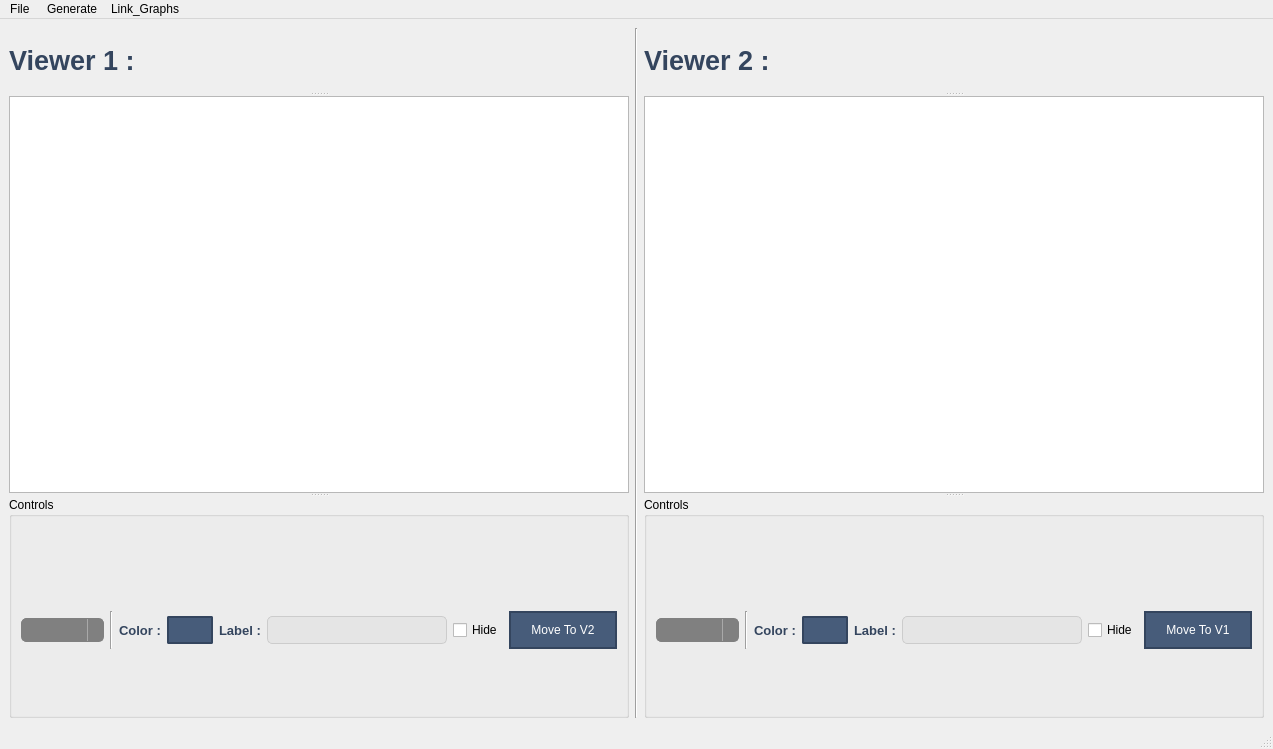
<?xml version="1.0" encoding="UTF-8"?>
<ui version="4.0">
 <class>MainWindow</class>
 <widget class="QMainWindow" name="MainWindow">
  <property name="geometry">
   <rect>
    <x>0</x>
    <y>0</y>
    <width>1273</width>
    <height>749</height>
   </rect>
  </property>
  <property name="contextMenuPolicy">
   <enum>Qt::CustomContextMenu</enum>
  </property>
  <property name="windowTitle">
   <string>MainWindow</string>
  </property>
  <widget class="QWidget" name="centralwidget">
   <layout class="QGridLayout" name="gridLayout_8">
    <item row="0" column="0">
     <layout class="QGridLayout" name="gridLayout_7">
      <item row="0" column="1">
       <widget class="Line" name="line">
        <property name="enabled">
         <bool>true</bool>
        </property>
        <property name="frameShadow">
         <enum>QFrame::Sunken</enum>
        </property>
        <property name="orientation">
         <enum>Qt::Vertical</enum>
        </property>
       </widget>
      </item>
      <item row="0" column="2">
       <widget class="QSplitter" name="splitter_6">
        <property name="orientation">
         <enum>Qt::Vertical</enum>
        </property>
        <widget class="QLabel" name="viewer2_label">
         <property name="font">
          <font>
           <pointsize>20</pointsize>
           <weight>75</weight>
           <bold>true</bold>
           <underline>false</underline>
          </font>
         </property>
         <property name="styleSheet">
          <string notr="true"> color :rgb(52, 69, 94)</string>
         </property>
         <property name="text">
          <string>Viewer 2 :</string>
         </property>
        </widget>
        <widget class="QWidget" name="layoutWidget">
         <layout class="QGridLayout" name="gridLayout_3">
          <item row="1" column="1">
           <widget class="QSplitter" name="splitter_3">
            <property name="orientation">
             <enum>Qt::Horizontal</enum>
            </property>
            <widget class="PlotWidget" name="graphicsView_v2"/>
           </widget>
          </item>
         </layout>
        </widget>
        <widget class="QGroupBox" name="groupBox_v2">
         <property name="title">
          <string>Controls</string>
         </property>
         <layout class="QGridLayout" name="gridLayout">
          <item row="0" column="0">
           <layout class="QVBoxLayout" name="verticalLayout_2">
            <item>
             <layout class="QHBoxLayout" name="horizontalLayout_2">
              <item>
               <spacer name="horizontalSpacer_3">
                <property name="orientation">
                 <enum>Qt::Horizontal</enum>
                </property>
                <property name="sizeHint" stdset="0">
                 <size>
                  <width>40</width>
                  <height>20</height>
                 </size>
                </property>
               </spacer>
              </item>
              <item>
               <widget class="QPushButton" name="play_pause_v2">
                <property name="text">
                 <string/>
                </property>
                <property name="icon">
                 <iconset>
                  <normaloff>imgs/pause.png</normaloff>imgs/pause.png</iconset>
                </property>
                <property name="flat">
                 <bool>true</bool>
                </property>
               </widget>
              </item>
              <item>
               <widget class="QPushButton" name="replay_v2">
                <property name="text">
                 <string/>
                </property>
                <property name="icon">
                 <iconset>
                  <normaloff>imgs/replay.png</normaloff>imgs/replay.png</iconset>
                </property>
                <property name="flat">
                 <bool>true</bool>
                </property>
               </widget>
              </item>
              <item>
               <widget class="QPushButton" name="zoom_in_v2">
                <property name="text">
                 <string/>
                </property>
                <property name="icon">
                 <iconset>
                  <normaloff>imgs/zoom-in.png</normaloff>imgs/zoom-in.png</iconset>
                </property>
                <property name="shortcut">
                 <string>2, I</string>
                </property>
                <property name="flat">
                 <bool>true</bool>
                </property>
               </widget>
              </item>
              <item>
               <widget class="QPushButton" name="zoom_out_v2">
                <property name="text">
                 <string/>
                </property>
                <property name="icon">
                 <iconset>
                  <normaloff>imgs/zoom-out.png</normaloff>imgs/zoom-out.png</iconset>
                </property>
                <property name="shortcut">
                 <string>2, O</string>
                </property>
                <property name="flat">
                 <bool>true</bool>
                </property>
               </widget>
              </item>
              <item>
               <widget class="QPushButton" name="add_to_rep_v2">
                <property name="text">
                 <string/>
                </property>
                <property name="icon">
                 <iconset>
                  <normaloff>imgs/printing.png</normaloff>imgs/printing.png</iconset>
                </property>
                <property name="flat">
                 <bool>true</bool>
                </property>
               </widget>
              </item>
              <item>
               <widget class="QPushButton" name="speed_up_2">
                <property name="text">
                 <string/>
                </property>
                <property name="icon">
                 <iconset>
                  <normaloff>imgs/speed up.png</normaloff>imgs/speed up.png</iconset>
                </property>
                <property name="flat">
                 <bool>true</bool>
                </property>
               </widget>
              </item>
              <item>
               <widget class="QPushButton" name="speed_down_2">
                <property name="text">
                 <string/>
                </property>
                <property name="icon">
                 <iconset>
                  <normaloff>imgs/speed down.png</normaloff>imgs/speed down.png</iconset>
                </property>
                <property name="flat">
                 <bool>true</bool>
                </property>
               </widget>
              </item>
              <item>
               <spacer name="horizontalSpacer_4">
                <property name="orientation">
                 <enum>Qt::Horizontal</enum>
                </property>
                <property name="sizeHint" stdset="0">
                 <size>
                  <width>40</width>
                  <height>20</height>
                 </size>
                </property>
               </spacer>
              </item>
             </layout>
            </item>
            <item>
             <widget class="QSplitter" name="splitter_2">
              <property name="orientation">
               <enum>Qt::Horizontal</enum>
              </property>
              <widget class="QWidget" name="layoutWidget_2">
               <layout class="QGridLayout" name="gridLayout_2">
                <item row="0" column="2">
                 <widget class="QLabel" name="color_signal_label_v2">
                  <property name="font">
                   <font>
                    <pointsize>10</pointsize>
                    <weight>75</weight>
                    <bold>true</bold>
                   </font>
                  </property>
                  <property name="contextMenuPolicy">
                   <enum>Qt::CustomContextMenu</enum>
                  </property>
                  <property name="styleSheet">
                   <string notr="true"> color :rgb(52, 69, 94)</string>
                  </property>
                  <property name="text">
                   <string>Color :</string>
                  </property>
                 </widget>
                </item>
                <item row="0" column="0">
                 <widget class="QComboBox" name="Signals_v2">
                  <property name="styleSheet">
                   <string notr="true">QComboBox {
    border: 1px solid gray;
    border-radius: 5px; 
    background-color: gray; 
    padding: 3px 18px 3px 3px;
    min-width: 6em;
    font-family: &quot;Your Font Name&quot;, sans-serif; 
 color :rgb(52, 69, 94)
}

QComboBox:editable {
    background: white;
}

QComboBox:!editable, QComboBox::drop-down:editable {
    background: qlineargradient(x1: 0, y1: 0, x2: 0, y2: 1,
                                 stop: 0 #E1E1E1, stop: 0.4 #DDDDDD,
                                 stop: 0.5 #D8D8D8, stop: 1.0 #D3D3D3);
}

QComboBox:!editable:on, QComboBox::drop-down:editable:on {
    background: qlineargradient(x1: 0, y1: 0, x2: 0, y2: 1,
                                stop: 0 #D3D3D3, stop: 0.4 #D8D8D8,
                                stop: 0.5 #DDDDDD, stop: 1.0 #E1E1E1);
}

QComboBox:on {
    padding-top: 3px;
    padding-left: 4px;
}

QComboBox::drop-down {
    subcontrol-origin: padding;
    subcontrol-position: top right;
    width: 15px;

    border-left-width: 1px;
    border-left-color: darkgray;
    border-left-style: solid;
    border-top-right-radius: 3px;
    border-bottom-right-radius: 3px;
}

QComboBox::down-arrow {
    image: url(/usr/share/icons/crystalsvg/16x16/actions/1downarrow.png);
}

QComboBox::down-arrow:on {
    top: 1px;
    left: 1px;
}
</string>
                  </property>
                 </widget>
                </item>
                <item row="0" column="4">
                 <widget class="QLabel" name="label_signal_v2">
                  <property name="font">
                   <font>
                    <pointsize>10</pointsize>
                    <weight>75</weight>
                    <bold>true</bold>
                   </font>
                  </property>
                  <property name="contextMenuPolicy">
                   <enum>Qt::CustomContextMenu</enum>
                  </property>
                  <property name="styleSheet">
                   <string notr="true"> color :rgb(52, 69, 94)</string>
                  </property>
                  <property name="text">
                   <string>Label :</string>
                  </property>
                 </widget>
                </item>
                <item row="0" column="6">
                 <widget class="QCheckBox" name="hide_checkbox_signal_v2">
                  <property name="contextMenuPolicy">
                   <enum>Qt::CustomContextMenu</enum>
                  </property>
                  <property name="text">
                   <string>Hide</string>
                  </property>
                 </widget>
                </item>
                <item row="0" column="1">
                 <widget class="Line" name="line_5">
                  <property name="orientation">
                   <enum>Qt::Vertical</enum>
                  </property>
                 </widget>
                </item>
                <item row="0" column="5">
                 <widget class="QLineEdit" name="lineEdit_signal_v2">
                  <property name="toolTip">
                   <string>Rename Signal </string>
                  </property>
                  <property name="styleSheet">
                   <string notr="true">QLineEdit {
    background-color: #E5E5E5;
    color: #34455e;
    border: 1px solid #CCCCCC;
    border-radius: 5px;
    padding: 5px;
}</string>
                  </property>
                  <property name="text">
                   <string/>
                  </property>
                  <property name="dragEnabled">
                   <bool>false</bool>
                  </property>
                  <property name="readOnly">
                   <bool>false</bool>
                  </property>
                  <property name="clearButtonEnabled">
                   <bool>true</bool>
                  </property>
                 </widget>
                </item>
                <item row="0" column="7">
                 <widget class="QPushButton" name="pushButton_move_to_v2">
                  <property name="styleSheet">
                   <string notr="true">QPushButton {
    background-color: #475c7a;  
    border: 2px solid #34455e; 
    color: white; 
    padding: 10px 20px; 
    border-radius: 20px;  
}

QPushButton:hover {
    background-color: #34455e;
    border: 2px solid #475c7a; 
    cursor: pointer; 
}


</string>
                  </property>
                  <property name="text">
                   <string>Move To V1</string>
                  </property>
                 </widget>
                </item>
                <item row="0" column="3">
                 <widget class="QPushButton" name="pushButton_color_v2">
                  <property name="enabled">
                   <bool>true</bool>
                  </property>
                  <property name="cursor">
                   <cursorShape>ArrowCursor</cursorShape>
                  </property>
                  <property name="styleSheet">
                   <string notr="true">QPushButton {
    background-color: #475c7a;  
    border: 2px solid #34455e; 
    color: white; 
    padding: 5px 5px; 
    border-radius: 2px;  
}

QPushButton:hover {
    background-color: #34455e;
    border: 2px solid #475c7a; 
    cursor: pointer; 
}</string>
                  </property>
                  <property name="text">
                   <string/>
                  </property>
                 </widget>
                </item>
               </layout>
              </widget>
             </widget>
            </item>
           </layout>
          </item>
         </layout>
        </widget>
       </widget>
      </item>
      <item row="0" column="0">
       <widget class="QSplitter" name="splitter">
        <property name="orientation">
         <enum>Qt::Vertical</enum>
        </property>
        <widget class="QLabel" name="viewer1_label">
         <property name="font">
          <font>
           <pointsize>20</pointsize>
           <weight>75</weight>
           <bold>true</bold>
           <underline>false</underline>
          </font>
         </property>
         <property name="styleSheet">
          <string notr="true"> color :rgb(52, 69, 94)
</string>
         </property>
         <property name="text">
          <string>Viewer 1 :</string>
         </property>
        </widget>
        <widget class="QWidget" name="layoutWidget">
         <layout class="QGridLayout" name="gridLayout_4">
          <item row="1" column="1">
           <widget class="QSplitter" name="splitter_4">
            <property name="orientation">
             <enum>Qt::Horizontal</enum>
            </property>
            <widget class="PlotWidget" name="graphicsView_v1"/>
           </widget>
          </item>
         </layout>
        </widget>
        <widget class="QGroupBox" name="groupBox_v1">
         <property name="title">
          <string>Controls</string>
         </property>
         <layout class="QGridLayout" name="gridLayout_5">
          <item row="0" column="0">
           <layout class="QVBoxLayout" name="verticalLayout_3">
            <item>
             <layout class="QHBoxLayout" name="horizontalLayout_3">
              <item>
               <spacer name="horizontalSpacer">
                <property name="orientation">
                 <enum>Qt::Horizontal</enum>
                </property>
                <property name="sizeHint" stdset="0">
                 <size>
                  <width>40</width>
                  <height>20</height>
                 </size>
                </property>
               </spacer>
              </item>
              <item>
               <widget class="QPushButton" name="play_pause_v1">
                <property name="text">
                 <string/>
                </property>
                <property name="icon">
                 <iconset>
                  <normaloff>imgs/pause.png</normaloff>imgs/pause.png</iconset>
                </property>
                <property name="flat">
                 <bool>true</bool>
                </property>
               </widget>
              </item>
              <item>
               <widget class="QPushButton" name="replay_v1">
                <property name="text">
                 <string/>
                </property>
                <property name="icon">
                 <iconset>
                  <normaloff>imgs/replay.png</normaloff>imgs/replay.png</iconset>
                </property>
                <property name="flat">
                 <bool>true</bool>
                </property>
               </widget>
              </item>
              <item>
               <widget class="QPushButton" name="zoom_in_v1">
                <property name="text">
                 <string/>
                </property>
                <property name="icon">
                 <iconset>
                  <normaloff>imgs/zoom-in.png</normaloff>imgs/zoom-in.png</iconset>
                </property>
                <property name="shortcut">
                 <string>1, I</string>
                </property>
                <property name="flat">
                 <bool>true</bool>
                </property>
               </widget>
              </item>
              <item>
               <widget class="QPushButton" name="zoom_out_v1">
                <property name="text">
                 <string/>
                </property>
                <property name="icon">
                 <iconset>
                  <normaloff>imgs/zoom-out.png</normaloff>imgs/zoom-out.png</iconset>
                </property>
                <property name="shortcut">
                 <string>1, O</string>
                </property>
                <property name="flat">
                 <bool>true</bool>
                </property>
               </widget>
              </item>
              <item>
               <widget class="QPushButton" name="add_to_rep_v1">
                <property name="text">
                 <string/>
                </property>
                <property name="icon">
                 <iconset>
                  <normaloff>imgs/printing.png</normaloff>imgs/printing.png</iconset>
                </property>
                <property name="flat">
                 <bool>true</bool>
                </property>
               </widget>
              </item>
              <item>
               <widget class="QPushButton" name="speed_up_1">
                <property name="text">
                 <string/>
                </property>
                <property name="icon">
                 <iconset>
                  <normaloff>imgs/speed up.png</normaloff>imgs/speed up.png</iconset>
                </property>
                <property name="flat">
                 <bool>true</bool>
                </property>
               </widget>
              </item>
              <item>
               <widget class="QPushButton" name="speed_down_1">
                <property name="text">
                 <string/>
                </property>
                <property name="icon">
                 <iconset>
                  <normaloff>imgs/speed down.png</normaloff>imgs/speed down.png</iconset>
                </property>
                <property name="flat">
                 <bool>true</bool>
                </property>
               </widget>
              </item>
              <item>
               <spacer name="horizontalSpacer_2">
                <property name="orientation">
                 <enum>Qt::Horizontal</enum>
                </property>
                <property name="sizeHint" stdset="0">
                 <size>
                  <width>40</width>
                  <height>20</height>
                 </size>
                </property>
               </spacer>
              </item>
             </layout>
            </item>
            <item>
             <widget class="QSplitter" name="splitter_5">
              <property name="orientation">
               <enum>Qt::Horizontal</enum>
              </property>
              <widget class="QWidget" name="layoutWidget_3">
               <layout class="QGridLayout" name="gridLayout_6">
                <item row="0" column="4">
                 <widget class="QLabel" name="color_sig5_label_v1">
                  <property name="font">
                   <font>
                    <pointsize>10</pointsize>
                    <weight>75</weight>
                    <bold>true</bold>
                   </font>
                  </property>
                  <property name="contextMenuPolicy">
                   <enum>Qt::CustomContextMenu</enum>
                  </property>
                  <property name="styleSheet">
                   <string notr="true"> color :rgb(52, 69, 94)</string>
                  </property>
                  <property name="text">
                   <string>Color :</string>
                  </property>
                 </widget>
                </item>
                <item row="0" column="6">
                 <widget class="QPushButton" name="pushButton_color_v1">
                  <property name="enabled">
                   <bool>true</bool>
                  </property>
                  <property name="cursor">
                   <cursorShape>ArrowCursor</cursorShape>
                  </property>
                  <property name="styleSheet">
                   <string notr="true">QPushButton {
    background-color: #475c7a;  
    border: 2px solid #34455e; 
    color: white; 
    padding: 5px 5px; 
    border-radius: 2px;  
}

QPushButton:hover {
    background-color: #34455e;
    border: 2px solid #475c7a; 
    cursor: pointer; 
}</string>
                  </property>
                  <property name="text">
                   <string/>
                  </property>
                 </widget>
                </item>
                <item row="0" column="7">
                 <widget class="QLabel" name="label_signal_v1">
                  <property name="font">
                   <font>
                    <pointsize>10</pointsize>
                    <weight>75</weight>
                    <bold>true</bold>
                   </font>
                  </property>
                  <property name="contextMenuPolicy">
                   <enum>Qt::CustomContextMenu</enum>
                  </property>
                  <property name="styleSheet">
                   <string notr="true"> color :rgb(52, 69, 94)</string>
                  </property>
                  <property name="text">
                   <string>Label :</string>
                  </property>
                 </widget>
                </item>
                <item row="0" column="10">
                 <widget class="QPushButton" name="pushButton_move_to_v1">
                  <property name="styleSheet">
                   <string notr="true">QPushButton {
    background-color: #475c7a;  
    border: 2px solid #34455e; 
    color: white; 
    padding: 10px 20px; 
    border-radius: 20px;  
}

QPushButton:hover {
    background-color: #34455e;
    border: 2px solid #475c7a; 
    cursor: pointer; 
}</string>
                  </property>
                  <property name="text">
                   <string>Move To V2</string>
                  </property>
                 </widget>
                </item>
                <item row="0" column="2">
                 <widget class="QComboBox" name="Signals_v1">
                  <property name="styleSheet">
                   <string notr="true">QComboBox {
    border: 1px solid gray;
    border-radius: 5px; 
    background-color: gray; 
    padding: 3px 18px 3px 3px;
    min-width: 6em;
    font-family: &quot;Your Font Name&quot;, sans-serif; 
    color :rgb(52, 69, 94)
text-align
}

QComboBox:editable {
    background: white;
}

QComboBox:!editable, QComboBox::drop-down:editable {
    background: qlineargradient(x1: 0, y1: 0, x2: 0, y2: 1,
                                 stop: 0 #E1E1E1, stop: 0.4 #DDDDDD,
                                 stop: 0.5 #D8D8D8, stop: 1.0 #D3D3D3);
}

QComboBox:!editable:on, QComboBox::drop-down:editable:on {
    background: qlineargradient(x1: 0, y1: 0, x2: 0, y2: 1,
                                stop: 0 #D3D3D3, stop: 0.4 #D8D8D8,
                                stop: 0.5 #DDDDDD, stop: 1.0 #E1E1E1);
}

QComboBox:on {
    padding-top: 3px;
    padding-left: 4px;
}

QComboBox::drop-down {
    subcontrol-origin: padding;
    subcontrol-position: top right;
    width: 15px;

    border-left-width: 1px;
    border-left-color: darkgray;
    border-left-style: solid;
    border-top-right-radius: 3px;
    border-bottom-right-radius: 3px;
}

QComboBox::down-arrow {
    image: url(/usr/share/icons/crystalsvg/16x16/actions/1downarrow.png);
}

QComboBox::down-arrow:on {
    top: 1px;
    left: 1px;
}
</string>
                  </property>
                 </widget>
                </item>
                <item row="0" column="9">
                 <widget class="QCheckBox" name="hide_checkbox_signal_v1">
                  <property name="contextMenuPolicy">
                   <enum>Qt::CustomContextMenu</enum>
                  </property>
                  <property name="text">
                   <string>Hide</string>
                  </property>
                 </widget>
                </item>
                <item row="0" column="8">
                 <widget class="QLineEdit" name="lineEdit_signal_v1">
                  <property name="toolTip">
                   <string>Rename Signal </string>
                  </property>
                  <property name="styleSheet">
                   <string notr="true">QLineEdit {
    background-color: #E5E5E5;
    color: #34455e;
    border: 1px solid #CCCCCC;
    border-radius: 5px;
    padding: 5px;
}</string>
                  </property>
                  <property name="text">
                   <string/>
                  </property>
                  <property name="dragEnabled">
                   <bool>false</bool>
                  </property>
                  <property name="readOnly">
                   <bool>false</bool>
                  </property>
                  <property name="clearButtonEnabled">
                   <bool>true</bool>
                  </property>
                 </widget>
                </item>
                <item row="0" column="3">
                 <widget class="Line" name="line_6">
                  <property name="orientation">
                   <enum>Qt::Vertical</enum>
                  </property>
                 </widget>
                </item>
               </layout>
              </widget>
             </widget>
            </item>
           </layout>
          </item>
         </layout>
        </widget>
       </widget>
      </item>
     </layout>
    </item>
   </layout>
  </widget>
  <widget class="QMenuBar" name="menubar">
   <property name="geometry">
    <rect>
     <x>0</x>
     <y>0</y>
     <width>1273</width>
     <height>26</height>
    </rect>
   </property>
   <widget class="QMenu" name="menuFile">
    <property name="title">
     <string>File </string>
    </property>
    <widget class="QMenu" name="menuOpen">
     <property name="title">
      <string>Open</string>
     </property>
     <addaction name="open_viewer_1"/>
     <addaction name="open_viewer_2"/>
    </widget>
    <widget class="QMenu" name="menuClear">
     <property name="title">
      <string>Clear</string>
     </property>
     <addaction name="clear_viewer_1"/>
     <addaction name="clear_viewer_2"/>
    </widget>
    <addaction name="menuOpen"/>
    <addaction name="menuClear"/>
   </widget>
   <widget class="QMenu" name="menuzoom_in">
    <property name="title">
     <string>Generate</string>
    </property>
    <addaction name="actionGenerate_PDF_2"/>
   </widget>
   <widget class="QMenu" name="menuLink_Graphs">
    <property name="title">
     <string>Link_Graphs</string>
    </property>
    <addaction name="actionLink"/>
    <addaction name="actionUnLink"/>
   </widget>
   <addaction name="menuFile"/>
   <addaction name="menuzoom_in"/>
   <addaction name="menuLink_Graphs"/>
  </widget>
  <widget class="QStatusBar" name="statusbar"/>
  <action name="actionNew_2">
   <property name="text">
    <string>New</string>
   </property>
   <property name="statusTip">
    <string>New file</string>
   </property>
   <property name="shortcut">
    <string>Ctrl+N</string>
   </property>
  </action>
  <action name="actionCopy">
   <property name="text">
    <string>Copy</string>
   </property>
   <property name="statusTip">
    <string>copy file</string>
   </property>
   <property name="shortcut">
    <string>Ctrl+C</string>
   </property>
  </action>
  <action name="actionPaste">
   <property name="text">
    <string>Paste</string>
   </property>
   <property name="statusTip">
    <string>paste file</string>
   </property>
   <property name="shortcut">
    <string>Ctrl+V</string>
   </property>
  </action>
  <action name="actionRename">
   <property name="text">
    <string>Rename</string>
   </property>
  </action>
  <action name="actionSave_2">
   <property name="text">
    <string>Save</string>
   </property>
   <property name="statusTip">
    <string>Save file</string>
   </property>
   <property name="shortcut">
    <string>Ctrl+S</string>
   </property>
  </action>
  <action name="open_viewer_1">
   <property name="text">
    <string>Viewer 1</string>
   </property>
   <property name="shortcut">
    <string>Ctrl+O, Ctrl+1</string>
   </property>
  </action>
  <action name="open_viewer_2">
   <property name="text">
    <string>Viewer 2</string>
   </property>
   <property name="shortcut">
    <string>Ctrl+O, Ctrl+2</string>
   </property>
  </action>
  <action name="clear_viewer_1">
   <property name="text">
    <string>Viewer 1</string>
   </property>
  </action>
  <action name="clear_viewer_2">
   <property name="text">
    <string>Viewer 2</string>
   </property>
  </action>
  <action name="actionLink">
   <property name="text">
    <string>Link</string>
   </property>
   <property name="shortcut">
    <string>Ctrl+L</string>
   </property>
  </action>
  <action name="actionUnLink">
   <property name="text">
    <string>UnLink</string>
   </property>
   <property name="shortcut">
    <string>Ctrl+U</string>
   </property>
  </action>
  <action name="actionGenerate_PDF">
   <property name="text">
    <string>Generate PDF</string>
   </property>
   <property name="shortcut">
    <string>Ctrl+P</string>
   </property>
  </action>
  <action name="actionGenerate_PDF_2">
   <property name="text">
    <string>Generate PDF</string>
   </property>
   <property name="shortcut">
    <string>Ctrl+P</string>
   </property>
  </action>
 </widget>
 <customwidgets>
  <customwidget>
   <class>PlotWidget</class>
   <extends>QGraphicsView</extends>
   <header location="global">pyqtgraph</header>
   <container>1</container>
  </customwidget>
 </customwidgets>
 <resources/>
 <connections/>
</ui>
